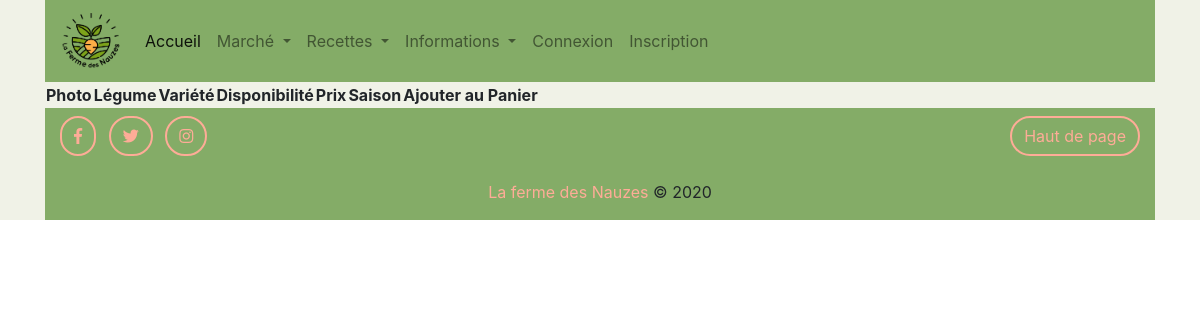
The page /marche/panier on the database as committed earlier.
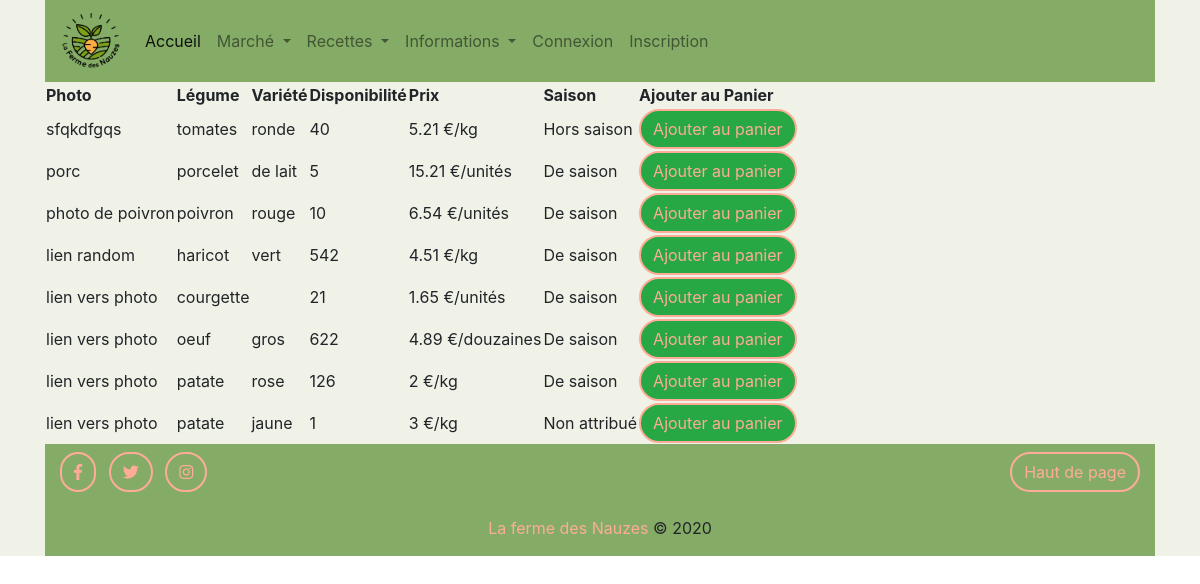
The same page on the database as committed later.
### tables this page shows
CREATE TABLE IF NOT EXISTS `produit` (
  `ID` int(11) NOT NULL AUTO_INCREMENT,
  `nom` varchar(255) NOT NULL,
  `variete` varchar(255) NOT NULL,
  `photo` varchar(255) NOT NULL,
  `prix` float NOT NULL,
  `mod_prix` int(11) NOT NULL,
  `quantite` int(11) NOT NULL,
  `saison` int(50) NOT NULL,
  PRIMARY KEY (`ID`)
);

### index.php (called while the page is built, shortened)
<?php
require 'Controleur/Routeur.php';
$routeur = new Routeur();
$routeur->routerRequete();

### Modele/Produit.php (called while the page is built, shortened)
<?php
class Produit extends Modele
{
    public function getProducts()
    {
        $sql = 'SELECT ID as id, nom as nom, variete as variete, photo as photo, prix as prix, mod_prix as mod_prix, quantite as quantite, saison as saison from produit order by ID desc';
        $product = $this->executerRequete($sql);
        return $product->fetchAll();
    }
}

### Modele/Modele.php (called while the page is built, shortened)
<?php
abstract class Modele
{
    private $bdd;
    protected function executerRequete ($sql,$parametres = null)
    {
        if ($parametres == null)
        {
            $resultat = $this->getBdd()->query($sql);
        }
        else
        {
            $resultat = $this->getBdd()->prepare($sql);
            $resultat->execute($parametres);
        }
        return $resultat;
    }
    private function getBdd()
    {
        if ($this->bdd == null)
        {
            $this->bdd = new PDO('mysql:host=localhost;dbname=bdd_lfdn;charset=utf8','root','',array(PDO::ATTR_ERRMODE => PDO::ERRMODE_EXCEPTION, PDO::ATTR_DEFAULT_FETCH_MODE => PDO::FETCH_ASSOC));
        }
        return $this->bdd;
    }
}

### Vue/vuePanier.php (the view, shortened to what this page needs)
<table data-toggle="table" data-search="true" data-show-columns="true">
    <thead>
        <tr>
            <th>Photo</th>
            <th data-sortable="true">Légume</th>
            <th>Variété</th>
            <th data-sortable="true">Disponibilité</th>
            <th data-sortable="true">Prix</th>
            <th>Saison</th>
            <th>Ajouter au Panier</th>
        </tr>
    </thead>
    <tbody>
        <?php foreach ($products as $product):?>
        <tr>
            <td><?= $product['photo'] ?></td>
            <td><?= $product['nom'] ?></td>
            <td><?= $product['variete'] ?></td>
            <td><?= $product['quantite'] ?></td>
            <td><?= $product['prix'] ?>
            <?php
            if ($product['mod_prix'] == 0)
            {
                echo ('€/kg');
            }
            if ($product['mod_prix'] == 1)
            {
                echo ('€/unités');
            }
            if ($product['mod_prix'] == 2)
            {
                echo ('€/douzaines');
            }
            ?></td>
            <td>
            <?php
            if ($product['saison'] == 0)
            {
                echo ('Non attribué');
            }
            if ($product['saison'] == 1)
            {
                echo ('De saison');
            }
            if ($product['saison'] == 2)
            {
                echo ('Hors saison');
            }
            ?></td>
            <td><button class="btn btn-success" data-toggle="modal" data-target="#produitModal"
                data-id='<?= $product['id'] ?>'
                data-photo='<?= $product['photo'] ?>'
                data-nom='<?= $product['nom'] ?>'
                data-variete='<?= $product['variete'] ?>'
                data-quantite='<?= $product['quantite'] ?>'
                data-prix='<?= $product['prix'] ?>'
                data-mod-prix='<?= $product['mod_prix'] ?>'
                data-saison='<?= $product['saison'] ?>'
                >Ajouter au panier</button>
            </td>
        </tr>
        <?php endforeach; ?>
    </tbody>
</table>

### Vue/Gabarit.php (shortened to what this page needs)
<!DOCTYPE HTML>
<html lang="fr">
<head>
    <link rel="stylesheet" href="https://stackpath.bootstrapcdn.com/bootstrap/4.5.2/css/bootstrap.min.css">
    <link rel="stylesheet" href="https://use.fontawesome.com/releases/v5.3.1/css/all.css">
    <link rel="stylesheet" href="https://unpkg.com/bootstrap-table@1.18.0/dist/bootstrap-table.min.css">
    <link rel="stylesheet" href="/Assets/style.css">
    <link rel="stylesheet" href="https://cdnjs.cloudflare.com/ajax/libs/Trumbowyg/2.23.0/ui/trumbowyg.min.css">
</head>
<body>
  <div class="bgblanc">
      <div class="container">
          <header class="">
            <nav class="navbar navbar-expand-lg navbar-light bgvert sticky-top">
                <a class="navbar-brand" href="/">
                    <img src="/Assets/img/Logo_Couleur-texte.png" class="logo-navbar" alt="logo">
                </a>
                <div class="collapse navbar-collapse" id="navbarSupportedContent">
                  <ul class="navbar-nav">
                    <li class="nav-item active">
                      <a class="nav-link" href="/">Accueil <span class="sr-only">(current)</span></a>
                    </li>
                    <li class="nav-item dropdown">
                      <a class=" nav-link dropdown-toggle" href="#" id="navbarDropdown" role="button" data-toggle="dropdown" aria-haspopup="true" aria-expanded="false">
                        Marché
                      </a>
                    </li>
                    <li class="nav-item dropdown">
                      <a class=" nav-link dropdown-toggle" href="#" id="navbarDropdown" role="button" data-toggle="dropdown" aria-haspopup="true" aria-expanded="false">
                        Recettes
                      </a>
                    </li>
                    <li class="nav-item dropdown">
                        <a class=" nav-link dropdown-toggle" href="#" id="navbarDropdown" role="button" data-toggle="dropdown" aria-haspopup="true" aria-expanded="false">
                          Informations
                        </a>
                    </li>
                    <?php
                    if(isset($_SESSION['logged']) && $_SESSION['logged'])
                    {
                        ?>
                        <li class="nav-item dropdown">
                          <a class=" nav-link dropdown-toggle" href="#" id="navbarDropdown" role="button" data-toggle="dropdown" aria-haspopup="true" aria-expanded="false">
                            Administration
                          </a>
                          <div class="dropdown-menu" aria-labelledby="navbarDropdown">
                            <a class="dropdown-item" href="/admin/agenda">Agenda</a>
                            <a class="dropdown-item" href="/admin/panier">Panier</a>
                            <a class="dropdown-item" href="/admin/recettes">Recettes</a>
                            <a class="dropdown-item" href="/admin/informations">Informations</a>
                            <a class="dropdown-item" href="/admin/reservations">Reservations</a>
                          </div>
                        </li>
                    <?php
                    }
                    else
                    {
                      ?>
                      <li class="nav-item">
                          <a class=" nav-link" href="/login">Connexion</a>
                      </li>
                      <li class="nav-item">
                          <a class=" nav-link" href="/inscription">Inscription</a>
                      </li>
                      <?php
                    }
                    ?>
                  </ul>
                </div>
              </nav>
          </header>
          <div class="">
              <section class="">
                  <?= $contenu ?>
              </section>
          </div>
          <footer class="container bgvert">
              <div class="row text-center py-2 justify-content-between mx-0">
                <ul class="list-unstyled list-inline text-center mb-0">
                    <li class="list-inline-item">
                      <a href="#" class="btn btn-outline-white btn-rounded"><i class="fab fa-facebook-f"></i></a>
                    </li>
                    <li class="list-inline-item">
                      <a href="#" class="btn btn-outline-white btn-rounded"><i class="fab fa-twitter"></i></a>
                    </li>
                    <li class="list-inline-item">
                      <a href="#" class="btn btn-outline-white btn-rounded"><i class="fab fa-instagram"></i></a>
                    </li>
                </ul>
                <a href="#" class="btn btn-outline-white btn-rounded">Haut de page</a>
              </div>
              <div class="footer-copyright text-center py-3">
                  <a href="#" class="lien">La ferme des Nauzes </a>© 2020
              </div>
          </footer>
      </div>
  </div>
</body>

### Controleur/Routeur.php (shortened to what this page needs)
<?php
require_once 'Vue/Vue.php';
class Routeur
{
    public function routerRequete()
    {
        try
        {
            if( ( $_SERVER['REQUEST_URI'] !== '/La-Ferme-Des-Nauzes/') || ( $_SERVER['REQUEST_URI'] !== '/'))
            {
                $url = explode('/', filter_var($_SERVER['REQUEST_URI'], FILTER_SANITIZE_URL));
                array_splice($url, 0,1);
                $controleur = ucfirst(strtolower($url[0]));
                $controleurClass = "Controleur".$controleur;
                $controleurFile = "Controleur/".$controleurClass.".php";
                if(file_exists($controleurFile))
                {
                    $this->_ctrl = new $controleurClass($url);
                }
                else
                {
                    throw new Exception('Page not found');
                }
            }
            else
            {
                throw new Exception('Page not found');
            }
        }
        catch(Exception $e)
        {
            $errorMsg = $e->getMessage();
            $this->erreur($errorMsg);
        }
    }
}

### Controleur/ControleurMarche.php (shortened to what this page needs)
<?php
require_once 'Vue/vue.php';
class ControleurMarche
{
    public function __construct($_url)
    {
        if($_url[1] === 'agenda')
        {
            $this->agenda();
        }
        elseif ($_url[1] === 'panier')
        {
            $this->panier();
        }
        else
        {
            throw new Exception('Page not found');
        }
    }
    public function panier()
    {
        $error_msg = "";
        $this->productManager = new Produit();
        $vue = new Vue("Panier");
        $products = $this->productManager->getProducts();
        $vue->generer([
            'products' => $products,
            'commande' => $_SESSION['panier'],
            'error' => $error_msg
        ]);
    }
}

### Vue/Vue.php (shortened to what this page needs)
<?php
class Vue
{
	private $fichier;
	private $titre;
	public function __construct($action)
	{
		$this->fichier = "Vue/vue" . $action . ".php";
	}
	public function generer($donnees)
	{
		$contenu = $this->genererFichier($this->fichier, $donnees);
		$vue = $this->genererFichier('Vue/Gabarit.php', array('titre' => $this->titre, 'contenu' => $contenu));
		echo $vue;
	}
	private function genererFichier($fichier, $donnees)
	{
		if (file_exists($fichier))
		{
			extract($donnees);
			require $fichier;
			return ob_get_clean();
		}
		else
		{
			throw new Exception("Fichier '$fichier' introuvable");
		}
	}
}

### Assets/style.css (style rules this page uses)
.bgblanc { background-color: #F0F2E7; }
.bgvert { background-color: #84AC67; }
.btn { border:2px solid #FEAC97; border-radius: 1.5rem; color: #FEAC97; }
.lien { color:#FEAC97 !important; }
.logo-navbar { width: 60px; }

Rows that differ between the two databases and show on the page:
added produit: photo "sfqkdfgqs", nom "tomates", variete "ronde", quantite "40", prix "5.21", mod_prix "€/kg", saison "Hors saison"
added produit: photo "porc", nom "porcelet", variete "de lait", quantite "5", prix "15.21", mod_prix "€/unités", saison "De saison"
added produit: photo "photo de poivron", nom "poivron", variete "rouge", quantite "10", prix "6.54", mod_prix "€/unités", saison "De saison"
added produit: photo "lien random", nom "haricot", variete "vert", quantite "542", prix "4.51", mod_prix "€/kg", saison "De saison"
added produit: photo "lien vers photo", nom "courgette", quantite "21", prix "1.65", mod_prix "€/unités", saison "De saison"
added produit: photo "lien vers photo", nom "oeuf", variete "gros", quantite "622", prix "4.89", mod_prix "€/douzaines", saison "De saison"
added produit: photo "lien vers photo", nom "patate", variete "rose", quantite "126", prix "2", mod_prix "€/kg", saison "De saison"
added produit: photo "lien vers photo", nom "patate", variete "jaune", quantite "1", prix "3", mod_prix "€/kg", saison "Non attribué"
